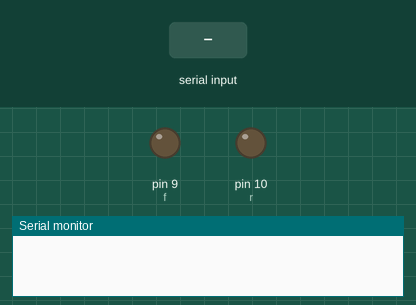
This sketch was run on a simulated Arduino Uno, built with avr-gcc and run on an emulated ATmega328P. Shown: output pins drawn as LEDs (lit = HIGH), the last lines printed to the serial monitor. Inputs (shaded band) come from the test bench.

Above: at 1.2 s.
1.3 s: "f" received over Serial
At 2.7 s:
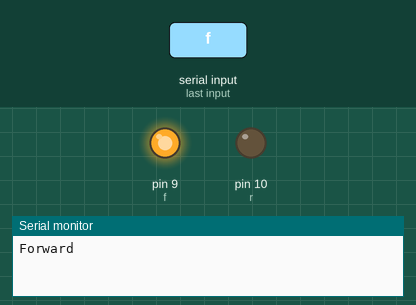
3.8 s: "r" received over Serial
At 5.8 s:
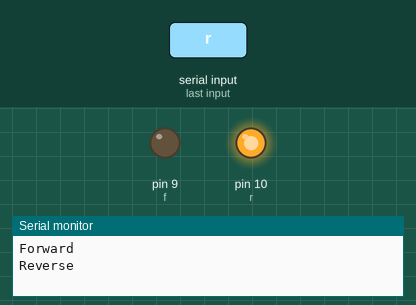
6.3 s: "s" received over Serial
At 7.7 s:
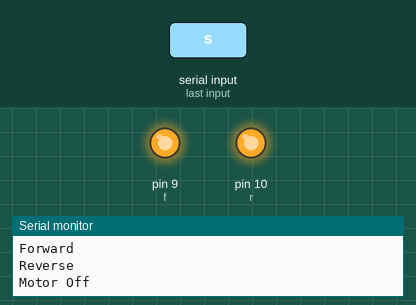
Timing chart, 0 to 9.3 s (numbered marks = the images above; inputs shaded):
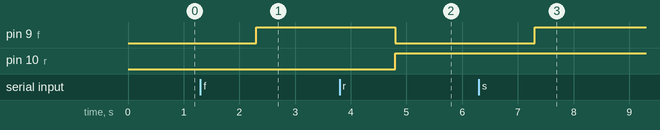

Measured:
- after the input at 1.3 s, pin 9 (f): LOW → HIGH after 1.0 s
- after the input at 3.8 s, pin 9 (f): HIGH → LOW after 1.0 s; pin 10 (r): LOW → HIGH after 1.0 s
- after the input at 6.3 s, pin 9 (f): LOW → HIGH after 1.0 s

The sketch:

Moter.ino
```cpp
int f = 9;
int r = 10;
void setup() {
  pinMode(r, OUTPUT);
  pinMode(f, OUTPUT);
  Serial.begin(9600);
}
void loop() {
  motor();
}
void motor() {
  String Sig = Serial.readString();
  if (Sig == "f") {
    forward();
  }
  else if (Sig == "r") {
    reverse();
  }
  else if (Sig == "s") {
    moterStop();
  }
}
void forward() {
  Serial.println("Forward");
  digitalWrite(f, HIGH);
  digitalWrite(r, LOW);
}
void reverse() {
  Serial.println("Reverse");
  digitalWrite(f, LOW);
  digitalWrite(r, HIGH);
}
void moterStop() {
  Serial.println("Motor Off");
  digitalWrite(f, HIGH);
  digitalWrite(r, HIGH);
}
```
